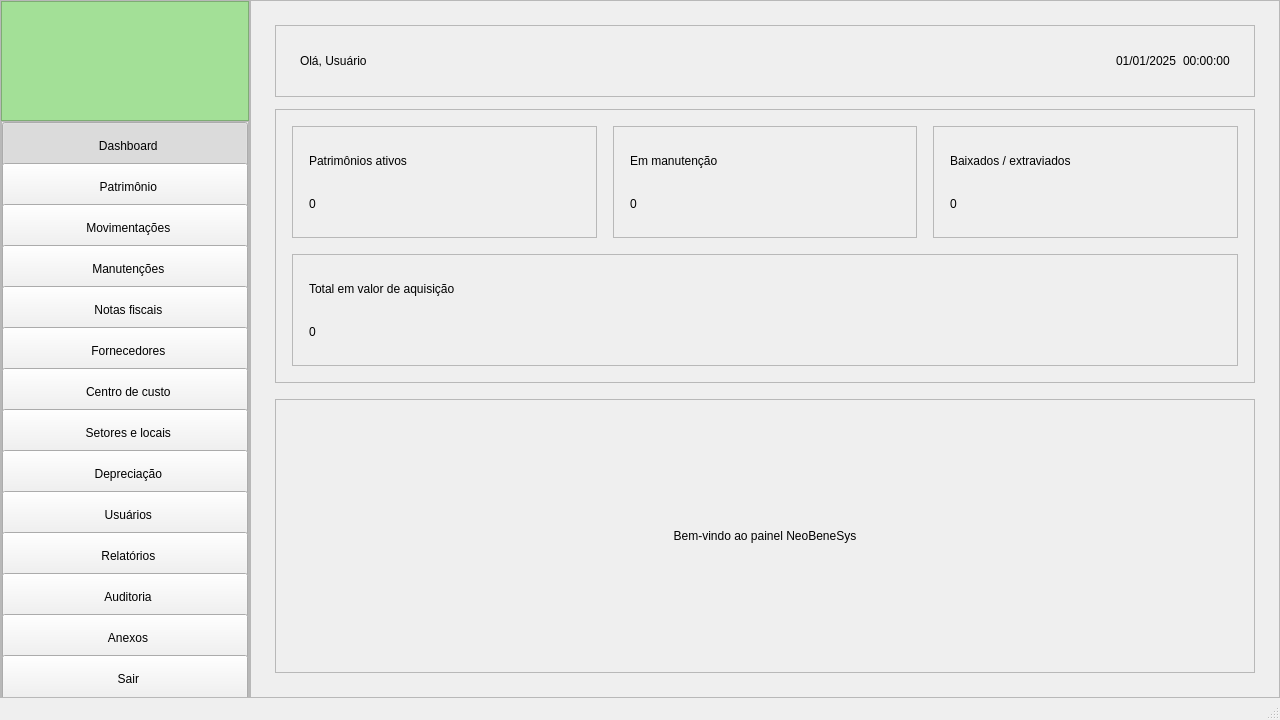
<?xml version="1.0" encoding="UTF-8"?>
<ui version="4.0">
 <class>MainWindow</class>
 <widget class="QMainWindow" name="MainWindow">
  <property name="geometry">
   <rect>
    <x>0</x>
    <y>0</y>
    <width>1280</width>
    <height>720</height>
   </rect>
  </property>
  <property name="minimumSize">
   <size>
    <width>1280</width>
    <height>720</height>
   </size>
  </property>
  <property name="windowTitle">
   <string>NEOBENESYS - Sistema de Gestão Patrimonial</string>
  </property>
  <widget class="QWidget" name="centralwidget">
   <layout class="QHBoxLayout" name="horizontalLayout_root">
    <property name="spacing">
     <number>0</number>
    </property>
    <property name="leftMargin">
     <number>0</number>
    </property>
    <property name="topMargin">
     <number>0</number>
    </property>
    <property name="rightMargin">
     <number>0</number>
    </property>
    <property name="bottomMargin">
     <number>0</number>
    </property>
    <item>
     <widget class="QFrame" name="frame_sidebar">
      <property name="minimumSize">
       <size>
        <width>250</width>
        <height>0</height>
       </size>
      </property>
      <property name="maximumSize">
       <size>
        <width>260</width>
        <height>16777215</height>
       </size>
      </property>
      <property name="frameShape">
       <enum>QFrame::Shape::StyledPanel</enum>
      </property>
      <property name="frameShadow">
       <enum>QFrame::Shadow::Raised</enum>
      </property>
      <layout class="QVBoxLayout" name="verticalLayout_sidebar">
       <property name="spacing">
        <number>0</number>
       </property>
       <property name="leftMargin">
        <number>0</number>
       </property>
       <property name="topMargin">
        <number>0</number>
       </property>
       <property name="rightMargin">
        <number>0</number>
       </property>
       <property name="bottomMargin">
        <number>0</number>
       </property>
       <item>
        <widget class="QFrame" name="frame_logo">
         <property name="minimumSize">
          <size>
           <width>0</width>
           <height>120</height>
          </size>
         </property>
         <property name="maximumSize">
          <size>
           <width>16777215</width>
           <height>140</height>
          </size>
         </property>
         <property name="styleSheet">
          <string notr="true">background-color: #a3e097</string>
         </property>
         <property name="frameShape">
          <enum>QFrame::Shape::StyledPanel</enum>
         </property>
         <property name="frameShadow">
          <enum>QFrame::Shadow::Raised</enum>
         </property>
         <layout class="QHBoxLayout" name="horizontalLayout_logo">
          <property name="leftMargin">
           <number>16</number>
          </property>
          <property name="topMargin">
           <number>16</number>
          </property>
          <property name="rightMargin">
           <number>16</number>
          </property>
          <property name="bottomMargin">
           <number>16</number>
          </property>
          <item>
           <widget class="QLabel" name="lbl_logo">
            <property name="minimumSize">
             <size>
              <width>0</width>
              <height>88</height>
             </size>
            </property>
            <property name="maximumSize">
             <size>
              <width>16777215</width>
              <height>100</height>
             </size>
            </property>
            <property name="text">
             <string/>
            </property>
            <property name="pixmap">
             <pixmap resource="resources.qrc">:/logo_verde</pixmap>
            </property>
            <property name="scaledContents">
             <bool>true</bool>
            </property>
            <property name="alignment">
             <set>Qt::AlignmentFlag::AlignCenter</set>
            </property>
           </widget>
          </item>
         </layout>
        </widget>
       </item>
       <item>
        <widget class="QFrame" name="frame_menu">
         <property name="frameShape">
          <enum>QFrame::Shape::StyledPanel</enum>
         </property>
         <property name="frameShadow">
          <enum>QFrame::Shadow::Raised</enum>
         </property>
         <layout class="QVBoxLayout" name="verticalLayout_menu">
          <property name="spacing">
           <number>0</number>
          </property>
          <property name="leftMargin">
           <number>0</number>
          </property>
          <property name="topMargin">
           <number>0</number>
          </property>
          <property name="rightMargin">
           <number>0</number>
          </property>
          <property name="bottomMargin">
           <number>0</number>
          </property>
          <item>
           <widget class="QPushButton" name="btn_dashboard">
            <property name="minimumSize">
             <size>
              <width>0</width>
              <height>48</height>
             </size>
            </property>
            <property name="text">
             <string>  Dashboard</string>
            </property>
            <property name="checkable">
             <bool>true</bool>
            </property>
            <property name="checked">
             <bool>true</bool>
            </property>
           </widget>
          </item>
          <item>
           <widget class="QPushButton" name="btn_patrimonio">
            <property name="minimumSize">
             <size>
              <width>0</width>
              <height>48</height>
             </size>
            </property>
            <property name="text">
             <string>  Patrimônio</string>
            </property>
            <property name="checkable">
             <bool>true</bool>
            </property>
           </widget>
          </item>
          <item>
           <widget class="QPushButton" name="btn_movimentacoes">
            <property name="minimumSize">
             <size>
              <width>0</width>
              <height>48</height>
             </size>
            </property>
            <property name="text">
             <string>  Movimentações</string>
            </property>
            <property name="checkable">
             <bool>true</bool>
            </property>
           </widget>
          </item>
          <item>
           <widget class="QPushButton" name="btn_manutencoes">
            <property name="minimumSize">
             <size>
              <width>0</width>
              <height>48</height>
             </size>
            </property>
            <property name="text">
             <string>  Manutenções</string>
            </property>
            <property name="checkable">
             <bool>true</bool>
            </property>
           </widget>
          </item>
          <item>
           <widget class="QPushButton" name="btn_notas_fiscais">
            <property name="minimumSize">
             <size>
              <width>0</width>
              <height>48</height>
             </size>
            </property>
            <property name="text">
             <string>  Notas fiscais</string>
            </property>
            <property name="checkable">
             <bool>true</bool>
            </property>
           </widget>
          </item>
          <item>
           <widget class="QPushButton" name="btn_fornecedores">
            <property name="minimumSize">
             <size>
              <width>0</width>
              <height>48</height>
             </size>
            </property>
            <property name="text">
             <string>  Fornecedores</string>
            </property>
            <property name="checkable">
             <bool>true</bool>
            </property>
           </widget>
          </item>
          <item>
           <widget class="QPushButton" name="btn_centro_custo">
            <property name="minimumSize">
             <size>
              <width>0</width>
              <height>48</height>
             </size>
            </property>
            <property name="text">
             <string>  Centro de custo</string>
            </property>
            <property name="checkable">
             <bool>true</bool>
            </property>
           </widget>
          </item>
          <item>
           <widget class="QPushButton" name="btn_setores_locais">
            <property name="minimumSize">
             <size>
              <width>0</width>
              <height>48</height>
             </size>
            </property>
            <property name="text">
             <string>  Setores e locais</string>
            </property>
            <property name="checkable">
             <bool>true</bool>
            </property>
           </widget>
          </item>
          <item>
           <widget class="QPushButton" name="btn_depreciacao">
            <property name="minimumSize">
             <size>
              <width>0</width>
              <height>48</height>
             </size>
            </property>
            <property name="text">
             <string>  Depreciação</string>
            </property>
            <property name="checkable">
             <bool>true</bool>
            </property>
           </widget>
          </item>
          <item>
           <widget class="QPushButton" name="btn_usuarios">
            <property name="minimumSize">
             <size>
              <width>0</width>
              <height>48</height>
             </size>
            </property>
            <property name="text">
             <string>  Usuários</string>
            </property>
            <property name="checkable">
             <bool>true</bool>
            </property>
           </widget>
          </item>
          <item>
           <widget class="QPushButton" name="btn_relatorios">
            <property name="minimumSize">
             <size>
              <width>0</width>
              <height>48</height>
             </size>
            </property>
            <property name="text">
             <string>  Relatórios</string>
            </property>
            <property name="checkable">
             <bool>true</bool>
            </property>
           </widget>
          </item>
          <item>
           <widget class="QPushButton" name="btn_auditoria">
            <property name="minimumSize">
             <size>
              <width>0</width>
              <height>48</height>
             </size>
            </property>
            <property name="text">
             <string>  Auditoria</string>
            </property>
            <property name="checkable">
             <bool>true</bool>
            </property>
           </widget>
          </item>
          <item>
           <widget class="QPushButton" name="btn_anexos">
            <property name="minimumSize">
             <size>
              <width>0</width>
              <height>48</height>
             </size>
            </property>
            <property name="text">
             <string>  Anexos</string>
            </property>
            <property name="checkable">
             <bool>true</bool>
            </property>
           </widget>
          </item>
          <item>
           <spacer name="verticalSpacer_sidebar">
            <property name="orientation">
             <enum>Qt::Orientation::Vertical</enum>
            </property>
            <property name="sizeHint" stdset="0">
             <size>
              <width>20</width>
              <height>80</height>
             </size>
            </property>
           </spacer>
          </item>
          <item>
           <widget class="QPushButton" name="btn_sair">
            <property name="minimumSize">
             <size>
              <width>0</width>
              <height>48</height>
             </size>
            </property>
            <property name="text">
             <string>  Sair</string>
            </property>
           </widget>
          </item>
         </layout>
        </widget>
       </item>
      </layout>
     </widget>
    </item>
    <item>
     <widget class="QFrame" name="frame_content">
      <property name="frameShape">
       <enum>QFrame::Shape::StyledPanel</enum>
      </property>
      <property name="frameShadow">
       <enum>QFrame::Shadow::Raised</enum>
      </property>
      <layout class="QVBoxLayout" name="verticalLayout_content">
       <property name="spacing">
        <number>12</number>
       </property>
       <property name="leftMargin">
        <number>24</number>
       </property>
       <property name="topMargin">
        <number>24</number>
       </property>
       <property name="rightMargin">
        <number>24</number>
       </property>
       <property name="bottomMargin">
        <number>24</number>
       </property>
       <item>
        <widget class="QFrame" name="frame_header">
         <property name="minimumSize">
          <size>
           <width>0</width>
           <height>72</height>
          </size>
         </property>
         <property name="maximumSize">
          <size>
           <width>16777215</width>
           <height>90</height>
          </size>
         </property>
         <property name="frameShape">
          <enum>QFrame::Shape::StyledPanel</enum>
         </property>
         <property name="frameShadow">
          <enum>QFrame::Shadow::Raised</enum>
         </property>
         <layout class="QHBoxLayout" name="horizontalLayout_header">
          <property name="leftMargin">
           <number>24</number>
          </property>
          <property name="topMargin">
           <number>16</number>
          </property>
          <property name="rightMargin">
           <number>24</number>
          </property>
          <property name="bottomMargin">
           <number>16</number>
          </property>
          <item>
           <widget class="QLabel" name="lbl_saudacao">
            <property name="text">
             <string>Olá, Usuário</string>
            </property>
           </widget>
          </item>
          <item>
           <spacer name="horizontalSpacer_header">
            <property name="orientation">
             <enum>Qt::Orientation::Horizontal</enum>
            </property>
            <property name="sizeHint" stdset="0">
             <size>
              <width>40</width>
              <height>20</height>
             </size>
            </property>
           </spacer>
          </item>
          <item>
           <widget class="QLabel" name="lbl_data">
            <property name="text">
             <string>01/01/2025</string>
            </property>
           </widget>
          </item>
          <item>
           <widget class="QLabel" name="lbl_relogio">
            <property name="text">
             <string>00:00:00</string>
            </property>
           </widget>
          </item>
         </layout>
        </widget>
       </item>
       <item>
        <widget class="QStackedWidget" name="stackedWidget">
         <property name="currentIndex">
          <number>0</number>
         </property>
         <widget class="QWidget" name="page_dashboard">
          <layout class="QVBoxLayout" name="verticalLayout_dashboard">
           <property name="spacing">
            <number>16</number>
           </property>
           <property name="leftMargin">
            <number>0</number>
           </property>
           <property name="topMargin">
            <number>0</number>
           </property>
           <property name="rightMargin">
            <number>0</number>
           </property>
           <property name="bottomMargin">
            <number>0</number>
           </property>
           <item>
            <widget class="QFrame" name="frame_cards">
             <property name="frameShape">
              <enum>QFrame::Shape::StyledPanel</enum>
             </property>
             <property name="frameShadow">
              <enum>QFrame::Shadow::Raised</enum>
             </property>
             <layout class="QGridLayout" name="gridLayout_cards">
              <property name="leftMargin">
               <number>16</number>
              </property>
              <property name="topMargin">
               <number>16</number>
              </property>
              <property name="rightMargin">
               <number>16</number>
              </property>
              <property name="bottomMargin">
               <number>16</number>
              </property>
              <property name="spacing">
               <number>16</number>
              </property>
              <item row="0" column="0">
               <widget class="QFrame" name="frame_card_1">
                <property name="frameShape">
                 <enum>QFrame::Shape::StyledPanel</enum>
                </property>
                <property name="frameShadow">
                 <enum>QFrame::Shadow::Raised</enum>
                </property>
                <layout class="QVBoxLayout" name="verticalLayout_card1">
                 <property name="spacing">
                  <number>8</number>
                 </property>
                 <property name="leftMargin">
                  <number>16</number>
                 </property>
                 <property name="topMargin">
                  <number>16</number>
                 </property>
                 <property name="rightMargin">
                  <number>16</number>
                 </property>
                 <property name="bottomMargin">
                  <number>16</number>
                 </property>
                 <item>
                  <widget class="QLabel" name="lbl_card_1_title">
                   <property name="text">
                    <string>Patrimônios ativos</string>
                   </property>
                  </widget>
                 </item>
                 <item>
                  <widget class="QLabel" name="lbl_card_1_value">
                   <property name="text">
                    <string>0</string>
                   </property>
                  </widget>
                 </item>
                </layout>
               </widget>
              </item>
              <item row="0" column="1">
               <widget class="QFrame" name="frame_card_2">
                <property name="frameShape">
                 <enum>QFrame::Shape::StyledPanel</enum>
                </property>
                <property name="frameShadow">
                 <enum>QFrame::Shadow::Raised</enum>
                </property>
                <layout class="QVBoxLayout" name="verticalLayout_card2">
                 <property name="spacing">
                  <number>8</number>
                 </property>
                 <property name="leftMargin">
                  <number>16</number>
                 </property>
                 <property name="topMargin">
                  <number>16</number>
                 </property>
                 <property name="rightMargin">
                  <number>16</number>
                 </property>
                 <property name="bottomMargin">
                  <number>16</number>
                 </property>
                 <item>
                  <widget class="QLabel" name="lbl_card_2_title">
                   <property name="text">
                    <string>Em manutenção</string>
                   </property>
                  </widget>
                 </item>
                 <item>
                  <widget class="QLabel" name="lbl_card_2_value">
                   <property name="text">
                    <string>0</string>
                   </property>
                  </widget>
                 </item>
                </layout>
               </widget>
              </item>
              <item row="0" column="2">
               <widget class="QFrame" name="frame_card_3">
                <property name="frameShape">
                 <enum>QFrame::Shape::StyledPanel</enum>
                </property>
                <property name="frameShadow">
                 <enum>QFrame::Shadow::Raised</enum>
                </property>
                <layout class="QVBoxLayout" name="verticalLayout_card3">
                 <property name="spacing">
                  <number>8</number>
                 </property>
                 <property name="leftMargin">
                  <number>16</number>
                 </property>
                 <property name="topMargin">
                  <number>16</number>
                 </property>
                 <property name="rightMargin">
                  <number>16</number>
                 </property>
                 <property name="bottomMargin">
                  <number>16</number>
                 </property>
                 <item>
                  <widget class="QLabel" name="lbl_card_3_title">
                   <property name="text">
                    <string>Baixados / extraviados</string>
                   </property>
                  </widget>
                 </item>
                 <item>
                  <widget class="QLabel" name="lbl_card_3_value">
                   <property name="text">
                    <string>0</string>
                   </property>
                  </widget>
                 </item>
                </layout>
               </widget>
              </item>
              <item row="1" column="0" colspan="3">
               <widget class="QFrame" name="frame_card_4">
                <property name="frameShape">
                 <enum>QFrame::Shape::StyledPanel</enum>
                </property>
                <property name="frameShadow">
                 <enum>QFrame::Shadow::Raised</enum>
                </property>
                <layout class="QVBoxLayout" name="verticalLayout_card4">
                 <property name="spacing">
                  <number>8</number>
                 </property>
                 <property name="leftMargin">
                  <number>16</number>
                 </property>
                 <property name="topMargin">
                  <number>16</number>
                 </property>
                 <property name="rightMargin">
                  <number>16</number>
                 </property>
                 <property name="bottomMargin">
                  <number>16</number>
                 </property>
                 <item>
                  <widget class="QLabel" name="lbl_card_4_title">
                   <property name="text">
                    <string>Total em valor de aquisição</string>
                   </property>
                  </widget>
                 </item>
                 <item>
                  <widget class="QLabel" name="lbl_card_4_value">
                   <property name="text">
                    <string>0</string>
                   </property>
                  </widget>
                 </item>
                </layout>
               </widget>
              </item>
             </layout>
            </widget>
           </item>
           <item>
            <widget class="QFrame" name="frame_dashboard_content">
             <property name="frameShape">
              <enum>QFrame::Shape::StyledPanel</enum>
             </property>
             <property name="frameShadow">
              <enum>QFrame::Shadow::Raised</enum>
             </property>
             <layout class="QVBoxLayout" name="verticalLayout_dashboard_content">
              <property name="leftMargin">
               <number>24</number>
              </property>
              <property name="topMargin">
               <number>24</number>
              </property>
              <property name="rightMargin">
               <number>24</number>
              </property>
              <property name="bottomMargin">
               <number>24</number>
              </property>
              <item>
               <widget class="QLabel" name="lbl_dashboard_content">
                <property name="text">
                 <string>Bem-vindo ao painel NeoBeneSys</string>
                </property>
                <property name="alignment">
                 <set>Qt::AlignmentFlag::AlignCenter</set>
                </property>
               </widget>
              </item>
             </layout>
            </widget>
           </item>
          </layout>
         </widget>
        </widget>
       </item>
      </layout>
     </widget>
    </item>
   </layout>
  </widget>
  <widget class="QStatusBar" name="statusbar"/>
 </widget>
 <resources>
  <include location="resources.qrc"/>
  <include location="frontend/resources.qrc"/>
 </resources>
 <connections/>
</ui>
